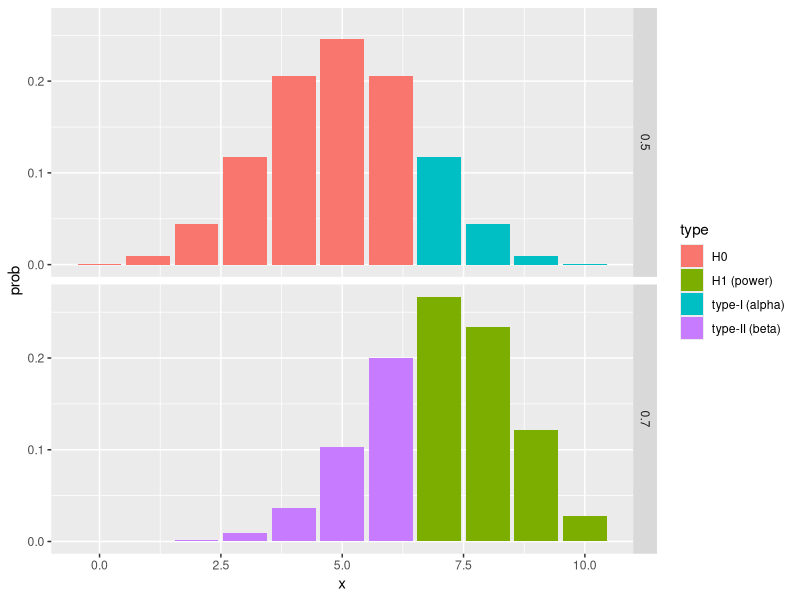
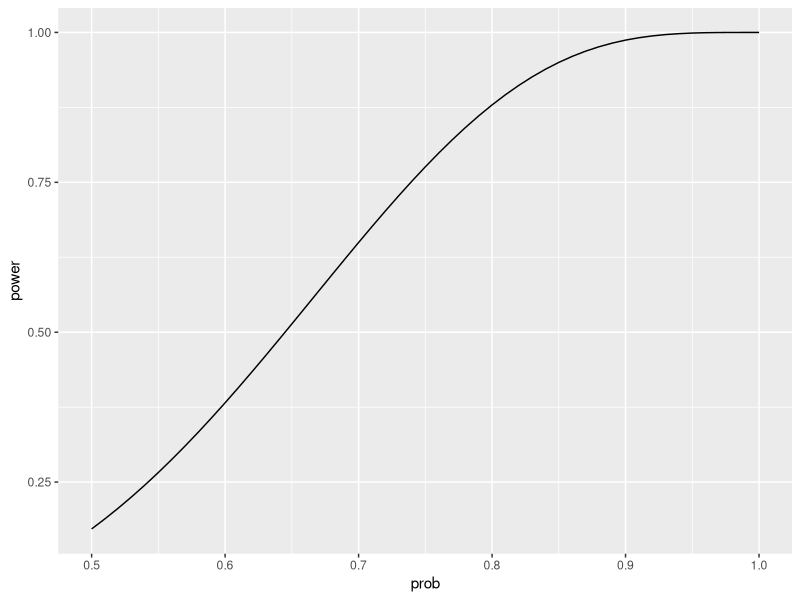
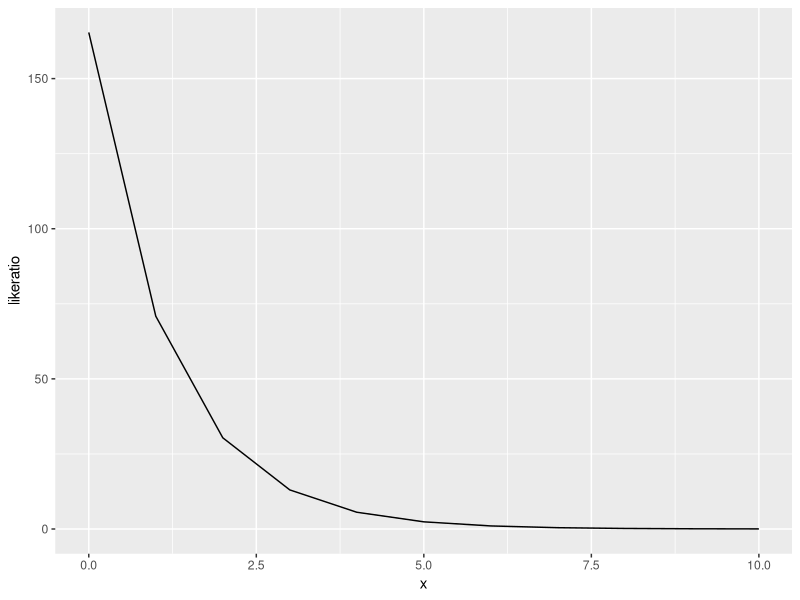
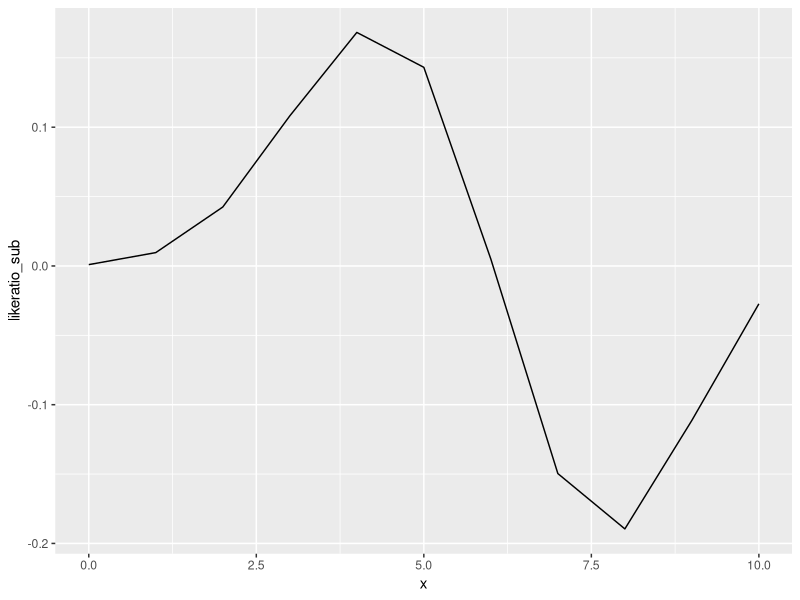
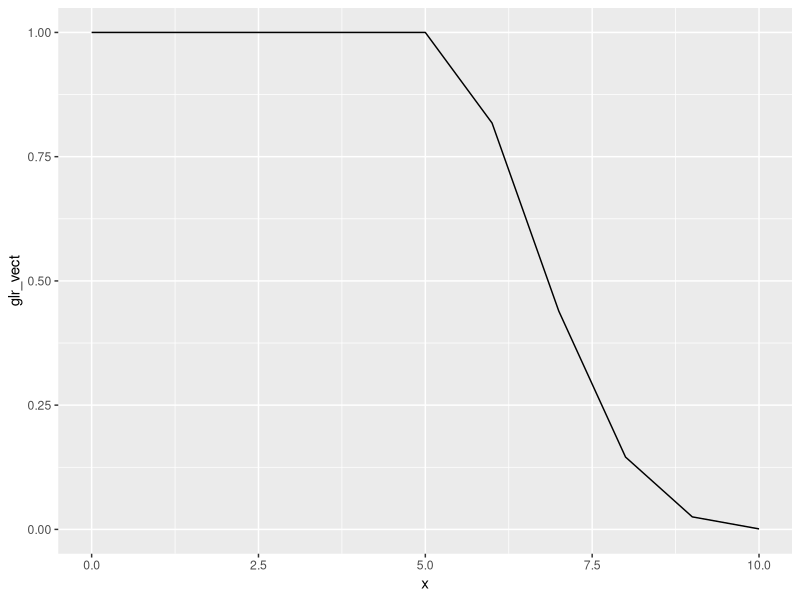
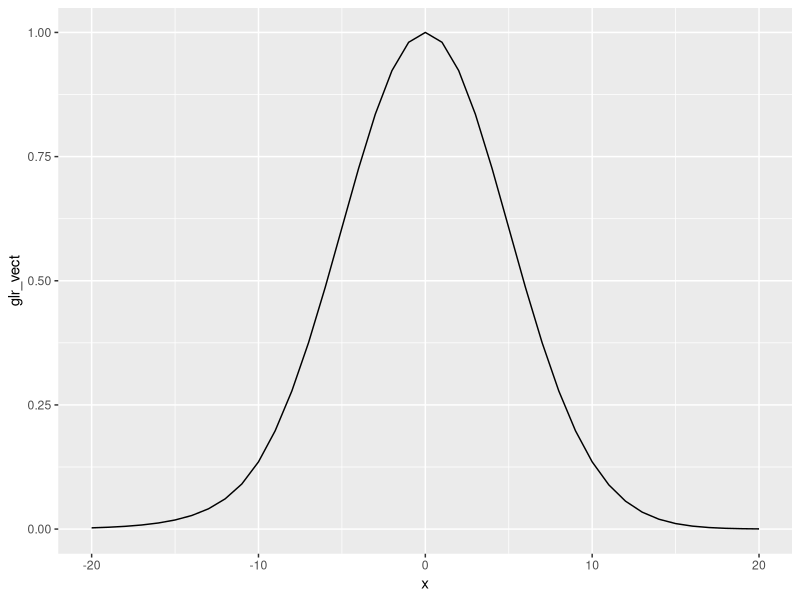

Source code (R) for these figures, in order:
library(ggplot2)
##############################################################################################
# LNp.9-8
#
# Two coins:
#   Coin 0: Binomial(10, 0.5)
#   Coin 1: Binomial(10, 0.7)
#
# Omega = { Binomial(10, 0.5), Binomial(10, 0.7) }
#
# Hypothesis:
#   H0: p=0.5
#   HA: p=0.7
##############################################################################################
x <- c(0:10)
x <- rep(c(0:10), 2)
data <- data.frame(x=x, theta=c(rep(0.5, 11), rep(0.7, 11)))
data$prob <- dbinom(x, size=10, prob=data$theta)
data$type <- ""
head(data)

# The test statistics is defined as the sum of X1~X10
# The critical value is set to 6.5
# Rejection Region (RR): test statistics > 6.5
# Accept Region (AR)   : test statistics < 6.5
sample_space <- c(0:10)
critical_value <- 6.5
reject_region <- subset(sample_space, sample_space > critical_value)
accept_region <- setdiff(sample_space, reject_region)

# The alpha for Binomial(10, 0.5) is set to 0.171875
(alpha <- sum(dbinom(reject_region, size=10, prob=0.5)))
# The beta for Binomial(10, 0.7) is set to 0.3503893
(beta <- sum(dbinom(accept_region, size=10, prob=0.7)))
# The power
(power <- 1-beta)

# Divide the H0/HA according to the test statistics
data[data$theta==0.5 & data$x %in% reject_region,]$type <- "type-I (alpha)"
data[data$theta==0.5 & data$x %in% accept_region,]$type <- "H0"
data[data$theta==0.7 & data$x %in% reject_region,]$type <- "H1 (power)"
data[data$theta==0.7 & data$x %in% accept_region,]$type <- "type-II (beta)"

# Plot H0/HA and RR/AR
ggplot(data, aes(x=x)) + geom_bar(aes(y=prob, fill=type), stat="identity") + facet_grid(theta ~.)

# Plot power function
# {TBD: the code is cumbersome.}
prob <- seq(0.5, 1.0, 0.01)
power_vect <- NULL
for( p in prob ) {
    power <- 1 - sum(dbinom(accept_region, size=10, prob=p))
    power_vect <- c(power_vect, power)
}
power_vect
ggplot(data=data.frame(prob=prob, power=power_vect), aes(x=prob, y=power)) + geom_line()

# LNp.9-13
# If we observe 10 successes, then the p-value is 0.0010
1-pbinom(9, 10, 0.5)
# If we observe 9 successes, then the p-value is 0.0107
1-pbinom(8, 10, 0.5)
# If we observe 8 successes, then the p-value is 0.0547
1-pbinom(7, 10, 0.5)

##############################################################################################
# Likelihood ratio test (LNp.9-16)
#
# Two coins:
#   Coin 0: Binomial(10, 0.5)
#   Coin 1: Binomial(10, 0.7)
#
# Omega = { Binomial(10, 0.5), Binomial(10, 0.7) }
#
# Hypothesis:
#   H0: p=0.5
#   HA: p=0.7
#
#   likelihood ratio: H0/HA < c
#
##############################################################################################
data <- data.frame(x=c(0:10), f0=dbinom(x, 10, 0.5), fa=dbinom(x, 10, 0.7))
data$likeratio <- data$f0/data$fa
data$likeratio_sub <- data$f0 - data$fa

ggplot(data, aes(x=x, y=likeratio)) + geom_line()
ggplot(data, aes(x=x, y=likeratio_sub)) + geom_line()

##############################################################################################
# Generalized likelihood ratio test (LNp.9-31)
#
# Omega = { Binomial(10, [0, 1]) }
#
# Hypothesis:
#   H0: p=[0, 0.5]
#   HA: p=[0.5, 1]
##############################################################################################
max_h0 <- function(x) {
    max(dbinom(x, size=10, prob=seq(0, 0.5, 0.01)))
}
max_all <- function(x) {
    max(dbinom(x, size=10, prob=seq(0, 1, 0.01)))
}
glr <- function(x) {
    max_h0(x)/max_all(x)
}

max_h0(2)
max_all(2)
glr(2)

# Plot GLR
# {TBD: the code is cumbersome.}
x_vect <- c(0:10)
glr_vect <- NULL
for( x in x_vect ) {
    glr_vect <- c(glr_vect, glr(x))
}
glr_vect
ggplot(data=data.frame(x=x_vect, y=glr_vect), aes(x=x, y=glr_vect)) + geom_line()

##############################################################################################
# Generalized likelihood ratio test (LNp.9-31)
#
# Omega = { Normal(mean=[-10, 20], sd=5) }
#
# Hypothesis:
#   H0: mean=[0]
#   HA: mean=[-10, 20]-[0]
##############################################################################################
max_h0 <- function(x) {
    max(dnorm(x, mean=0, sd=5))
}
max_all <- function(x) {
    max(dnorm(x, mean=seq(-10, 20, 0.01), sd=5))
}
glr <- function(x) {
    max_h0(x)/max_all(x)
}

max_h0(2)
max_all(2)
glr(2)

# Plot GLR
# {TBD: the code is cumbersome.}
x_vect <- c(-20:20)
glr_vect <- NULL
for( x in x_vect ) {
    glr_vect <- c(glr_vect, glr(x))
}
glr_vect
ggplot(data=data.frame(x=x_vect, y=glr_vect), aes(x=x, y=glr_vect)) + geom_line()

##############################################################################################
# Hardy-Weihberg model (LNp.9-43)
#
# Hypothesis:
#   H0: p1, p2, p3 are specified by the Hardy-Weihberg model
#   HA: p1, p2, p3 do not have the specified form
##############################################################################################
obs <- c(342, 500, 187)
exp <- c(340.6, 502.8, 185.6)

# Set alpha=0.05
# Reject H0 if the value of chisq statistic exceeds 3.84 (95%-quantile)
qchisq(0.95, df=1)

# Perform chisq test
results <- chisq.test(obs, p=exp, rescale.p=TRUE, simulate.p.value=TRUE)

# The statistics (0.0319) is smaller than 3.84 (95%-quantile), thus accept H0
results$statistic

# p-Value is 0.86, which is very hard to reject H0
pchisq(results$statistic, df=1, lower.tail=FALSE)

##############################################################################################
# Fisher's reexamination of Mendel's data (LNp.9-45)
#
# Hypothesis:
#   H0: p1, p2, p3 are specified by the Hardy-Weihberg model
#   HA: p1, p2, p3 do not have the specified form
##############################################################################################
obs <- c(315, 108, 102, 31)
exp <- c(312.75, 104.25, 104.25, 34.75)

# Set alpha=0.05
# Reject H0 if the value of chisq statistic exceeds 7.81 (95%-quantile)
qchisq(0.95, df=3)

# Perform chisq test
results <- chisq.test(obs, p=exp, rescale.p=TRUE, simulate.p.value=TRUE)

# The Peason's statistics (0.604) is smaller than 7.81 (95%-quantile), thus accept H0
results$statistic

# p-Value is 0.895, which is very hard to reject H0
pchisq(results$statistic, df=3, lower.tail=FALSE)
